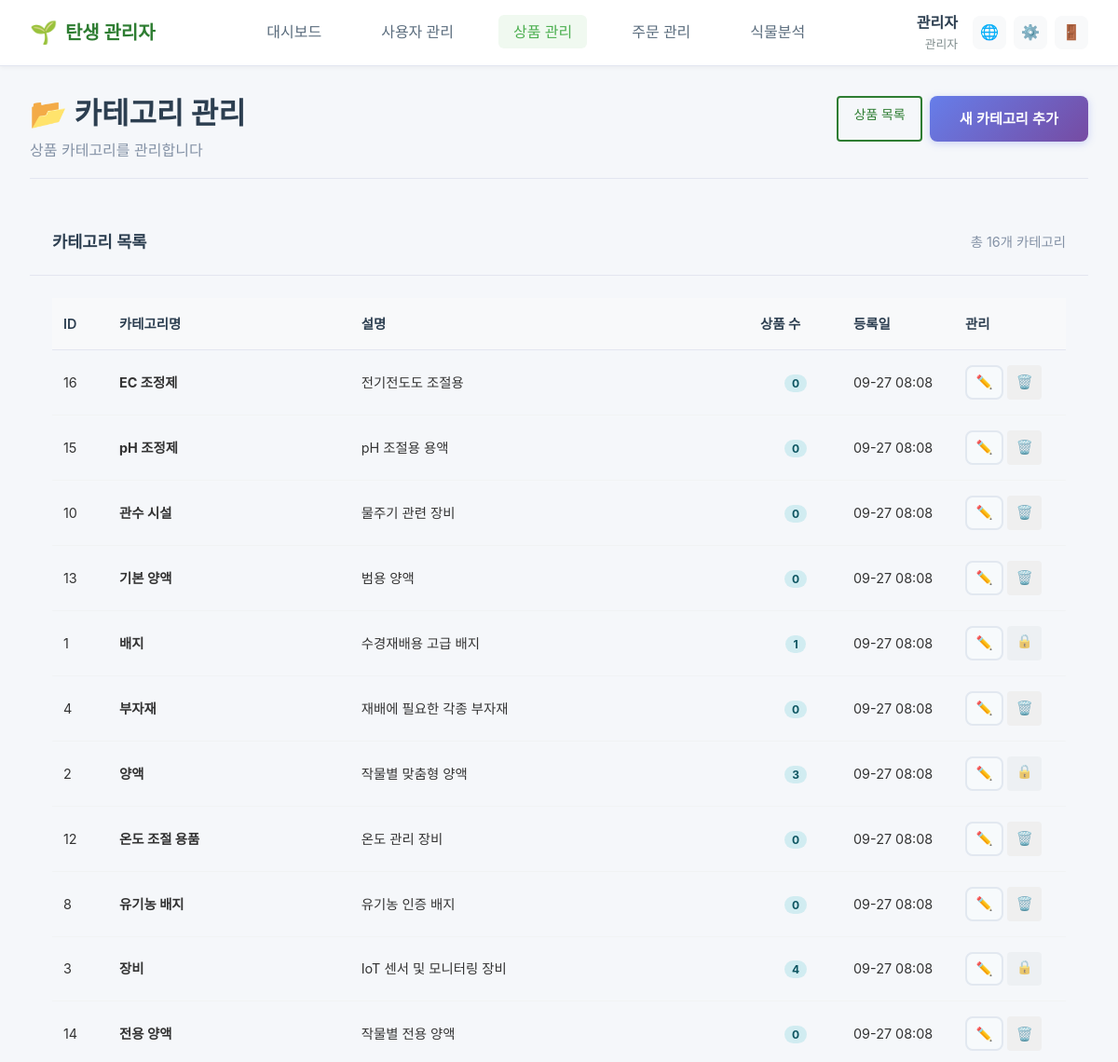
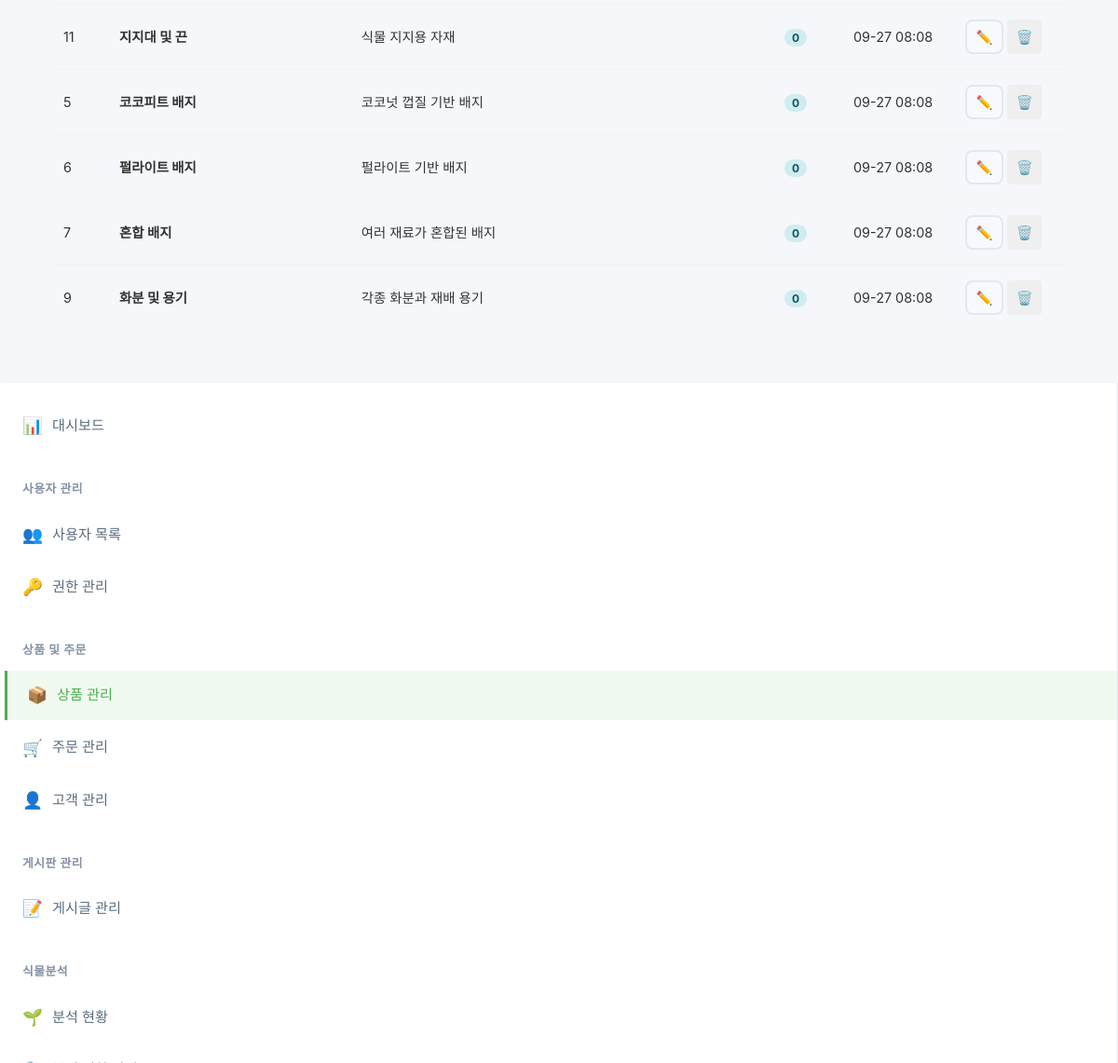
/admin/products/categories.php (signed in), run on the app's committed database (2 pictures, top to bottom).
### tables this page shows
CREATE TABLE categories (
    id INT AUTO_INCREMENT PRIMARY KEY,
    name VARCHAR(100) NOT NULL,
    description TEXT,
    parent_id INT NULL,
    sort_order INT DEFAULT 0,
    status ENUM('active', 'inactive') DEFAULT 'active',
    created_at TIMESTAMP DEFAULT CURRENT_TIMESTAMP,
    FOREIGN KEY (parent_id) REFERENCES categories(id) ON DELETE SET NULL,
    INDEX idx_parent_id (parent_id),
    INDEX idx_status (status)
);

### classes/Auth.php (called while the page is built, shortened)
<?php
class Auth {
    private static $instance = null;
    public static function getInstance() {
        if (self::$instance === null) {
            self::$instance = new self();
        }
        return self::$instance;
    }
    public function isLoggedIn() {
        return isset($_SESSION['user_id']) && !empty($_SESSION['user_id']);
    }
    public function getCurrentUser() {
        return [
            'id' => $_SESSION['user_id'],
            'email' => $_SESSION['user_email'] ?? $_SESSION['email'] ?? null,
            'name' => $_SESSION['user_name'] ?? $_SESSION['name'] ?? null,
            'user_level' => $_SESSION['user_level'] ?? null,
            'role' => $_SESSION['role'] ?? null,
            'plant_analysis_permission' => $_SESSION['plant_analysis_permission'] ?? 0
        ];
    }
}
?>

### admin/products/categories.php (the view, shortened to what this page needs)
<?php
$base_path = dirname(dirname(__DIR__));
require_once $base_path . '/classes/Auth.php';
$categories = [];
try {
    $pdo = Database::getInstance()->getConnection();
    $sql = "SELECT pc.*, COUNT(p.id) as product_count
            FROM categories pc
            LEFT JOIN products p ON pc.id = p.category_id
            GROUP BY pc.id
            ORDER BY pc.name";
    $stmt = $pdo->query($sql);
    $categories = $stmt->fetchAll(PDO::FETCH_ASSOC);
} catch (Exception $e) {
    $error = '카테고리 목록을 불러올 수 없습니다.';
}
?>
<!DOCTYPE html>
<html lang="ko">
<head>
    <link rel="stylesheet" href="/assets/css/main.css">
    <link rel="stylesheet" href="/assets/css/admin.css">
</head>
<body class="admin-body">
    <?php include '../includes/admin_header.php'; ?>
    <div class="admin-container">
        <?php include '../includes/admin_sidebar.php'; ?>
        <main class="admin-main">
            <div class="admin-content">
                <div class="page-header">
                    <div class="page-title">
                        <h1>📂 카테고리 관리</h1>
                        <p>상품 카테고리를 관리합니다</p>
                    </div>
                    <div class="page-actions">
                        <a href="index.php" class="btn btn-outline">상품 목록</a>
                        <button onclick="showAddModal()" class="btn btn-primary">새 카테고리 추가</button>
                    </div>
                </div>
                <div class="admin-card">
                    <div class="card-header">
                        <h3>카테고리 목록</h3>
                        <div class="table-info">
                            <span>총 <?= count($categories) ?>개 카테고리</span>
                        </div>
                    </div>
                    <div class="card-body">
                        <?php if (!empty($categories)): ?>
                            <div class="table-responsive">
                                <table class="admin-table">
                                    <thead>
                                        <tr>
                                            <th width="60">ID</th>
                                            <th>카테고리명</th>
                                            <th>설명</th>
                                            <th width="100">상품 수</th>
                                            <th width="120">등록일</th>
                                            <th width="120">관리</th>
                                        </tr>
                                    </thead>
                                    <tbody>
                                        <?php foreach ($categories as $category): ?>
                                            <tr>
                                                <td><?= $category['id'] ?></td>
                                                <td>
                                                    <strong><?= htmlspecialchars($category['name']) ?></strong>
                                                </td>
                                                <td>
                                                    <?= htmlspecialchars($category['description'] ?? '-') ?>
                                                </td>
                                                <td class="text-center">
                                                    <span class="badge badge-info"><?= $category['product_count'] ?></span>
                                                </td>
                                                <td><?= date('m-d H:i', strtotime($category['created_at'])) ?></td>
                                                <td>
                                                    <div class="action-buttons">
                                                        <button onclick="editCategory(<?= $category['id'] ?>, '<?= htmlspecialchars($category['name']) ?>', '<?= htmlspecialchars($category['description'] ?? '') ?>')"
                                                                class="btn btn-sm btn-secondary" title="수정">✏️</button>
                                                        <?php if ($category['product_count'] == 0): ?>
                                                            <button onclick="deleteCategory(<?= $category['id'] ?>, '<?= htmlspecialchars($category['name']) ?>')"
                                                                    class="btn btn-sm btn-danger" title="삭제">🗑️</button>
                                                        <?php else: ?>
                                                            <span class="btn btn-sm btn-disabled" title="사용 중인 카테고리는 삭제할 수 없습니다">🔒</span>
                                                        <?php endif; ?>
                                                    </div>
                                                </td>
                                            </tr>
                                        <?php endforeach; ?>
                                    </tbody>
                                </table>
                            </div>
                        <?php endif; ?>
                    </div>
                </div>
            </div>
        </main>
    </div>
</body>
</html>

### admin/includes/admin_header.php (shortened to what this page needs)
<?php
require_once __DIR__ . '/../../classes/Auth.php';
$auth = Auth::getInstance();
$currentUser = $auth->getCurrentUser();
$currentPage = basename($_SERVER['PHP_SELF'], '.php');
?>
<header class="admin-header">
    <div class="admin-header-content">
        <div class="admin-brand">
            <a href="/admin/">
                <span class="brand-icon">🌱</span>
                <span class="brand-text">탄생 관리자</span>
            </a>
        </div>
        <nav class="admin-nav">
            <ul>
                <li class="<?= $currentPage === 'index' ? 'active' : '' ?>">
                    <a href="/admin/">대시보드</a>
                </li>
                <li class="dropdown <?= strpos($_SERVER['REQUEST_URI'], '/admin/users/') !== false ? 'active' : '' ?>">
                    <a href="/admin/users/">사용자 관리</a>
                </li>
                <li class="<?= strpos($_SERVER['REQUEST_URI'], '/admin/products/') !== false ? 'active' : '' ?>">
                    <a href="/admin/products/">상품 관리</a>
                </li>
                <li class="<?= strpos($_SERVER['REQUEST_URI'], '/admin/orders/') !== false ? 'active' : '' ?>">
                    <a href="/admin/orders/">주문 관리</a>
                </li>
                <li class="<?= strpos($_SERVER['REQUEST_URI'], '/admin/plant_analysis/') !== false ? 'active' : '' ?>">
                    <a href="/admin/plant_analysis/">식물분석</a>
                </li>
            </ul>
        </nav>
        <div class="admin-user">
            <div class="admin-user-info">
                <span class="admin-name"><?= htmlspecialchars($currentUser['name']) ?></span>
                <span class="admin-role">관리자</span>
            </div>
            <div class="admin-actions">
                <a href="/" target="_blank" class="admin-action" title="사이트 보기">🌐</a>
                <a href="/admin/settings/" class="admin-action" title="설정">⚙️</a>
                <a href="/admin/logout.php" class="admin-action" title="로그아웃">🚪</a>
            </div>
        </div>
    </div>
</header>

### admin/includes/admin_sidebar.php (shortened to what this page needs)
<aside class="admin-sidebar">
    <div class="sidebar-content">
        <nav class="sidebar-nav">
            <ul class="nav-list">
                <li class="nav-item">
                    <a href="/admin/" class="nav-link <?= basename($_SERVER['PHP_SELF']) === 'index.php' && strpos($_SERVER['REQUEST_URI'], '/admin/') === 0 && substr_count($_SERVER['REQUEST_URI'], '/') === 1 ? 'active' : '' ?>">
                        <span class="nav-icon">📊</span>
                        <span class="nav-text">대시보드</span>
                    </a>
                </li>
                <li class="nav-section">사용자 관리</li>
                <li class="nav-item">
                    <a href="/admin/users/" class="nav-link <?= ($_SERVER['REQUEST_URI'] === '/admin/users/' || ($_SERVER['REQUEST_URI'] === '/admin/users/index.php')) ? 'active' : '' ?>">
                        <span class="nav-icon">👥</span>
                        <span class="nav-text">사용자 목록</span>
                    </a>
                </li>
                <li class="nav-item">
                    <a href="/admin/users/permissions.php" class="nav-link <?= (strpos($_SERVER['REQUEST_URI'], '/admin/users/permissions.php') === 0) ? 'active' : '' ?>">
                        <span class="nav-icon">🔑</span>
                        <span class="nav-text">권한 관리</span>
                    </a>
                </li>
                <li class="nav-section">상품 및 주문</li>
                <li class="nav-item">
                    <a href="/admin/products/" class="nav-link <?= strpos($_SERVER['REQUEST_URI'], '/admin/products/') === 0 ? 'active' : '' ?>">
                        <span class="nav-icon">📦</span>
                        <span class="nav-text">상품 관리</span>
                    </a>
                </li>
                <li class="nav-item">
                    <a href="/admin/orders/" class="nav-link <?= strpos($_SERVER['REQUEST_URI'], '/admin/orders/') === 0 ? 'active' : '' ?>">
                        <span class="nav-icon">🛒</span>
                        <span class="nav-text">주문 관리</span>
                    </a>
                </li>
                <li class="nav-item">
                    <a href="/admin/customers/" class="nav-link <?= strpos($_SERVER['REQUEST_URI'], '/admin/customers/') === 0 ? 'active' : '' ?>">
                        <span class="nav-icon">👤</span>
                        <span class="nav-text">고객 관리</span>
                    </a>
                </li>
                <li class="nav-section">게시판 관리</li>
                <li class="nav-item">
                    <a href="/admin/board/" class="nav-link <?= strpos($_SERVER['REQUEST_URI'], '/admin/board/') === 0 ? 'active' : '' ?>">
                        <span class="nav-icon">📝</span>
                        <span class="nav-text">게시글 관리</span>
                    </a>
                </li>
                <li class="nav-section">식물분석</li>
                <li class="nav-item">
                    <a href="/admin/plant_analysis/" class="nav-link <?= strpos($_SERVER['REQUEST_URI'], '/admin/plant_analysis/') === 0 ? 'active' : '' ?>">
                        <span class="nav-icon">🌱</span>
                        <span class="nav-text">분석 현황</span>
                    </a>
                </li>
                <li class="nav-item">
                    <a href="/admin/plant_analysis/user_permissions.php" class="nav-link <?= basename($_SERVER['PHP_SELF']) === 'user_permissions.php' ? 'active' : '' ?>">
                        <span class="nav-icon">🔐</span>
                        <span class="nav-text">분석 권한 관리</span>
                    </a>
                </li>
            </ul>
        </nav>
    </div>
</aside>

### assets/css/main.css (style rules this page uses)
* { margin: 0; padding: 0; box-sizing: border-box; }
body { font-family: 'Segoe UI', Tahoma, Geneva, Verdana, sans-serif; line-height: 1.6; color: #333; background-color: #fff; }
h1, h2, h3, h4, h5, h6 { font-weight: 600; margin-bottom: 0.5rem; line-height: 1.2; }
h1 { font-size: 1.8rem; }
h3 { font-size: 1.2rem; }
p { margin-bottom: 0.5rem; }
.btn { display: inline-block; padding: 8px 16px; border: none; border-radius: 4px; text-decoration: none; font-size: 14px; font-weight: 500; text-align: center; cursor: pointer; transition: all 0.3s ease; line-height: 1.4; }
.btn-primary { background-color: #2E7D32; color: white; }
.btn-secondary { background-color: #FFA726; color: white; }
.btn-outline { background-color: transparent; color: #2E7D32; border: 2px solid #2E7D32; }

### admin/products/categories.php (style rules this page uses)
.badge { padding: 2px 8px; border-radius: 12px; font-size: 12px; font-weight: bold; }
.badge-info { background: #d1ecf1; color: #0c5460; }
.btn-disabled { background: #e9ecef; color: #6c757d; cursor: not-allowed; opacity: 0.6; }
.text-center { text-align: center; }

### data on the page
categories: id "16", name "EC 조정제", description "전기전도도 조절용", product_count "0", created_at "09-27 08:08"
categories: id "15", name "pH 조정제", description "pH 조절용 용액", product_count "0", created_at "09-27 08:08"
categories: id "10", name "관수 시설", description "물주기 관련 장비", product_count "0", created_at "09-27 08:08"
categories: id "13", name "기본 양액", description "범용 양액", product_count "0", created_at "09-27 08:08"
categories: id "1", name "배지", description "수경재배용 고급 배지", product_count "1", created_at "09-27 08:08"
categories: id "4", name "부자재", description "재배에 필요한 각종 부자재", product_count "0", created_at "09-27 08:08"
categories: id "2", name "양액", description "작물별 맞춤형 양액", product_count "3", created_at "09-27 08:08"
categories: id "12", name "온도 조절 용품", description "온도 관리 장비", product_count "0", created_at "09-27 08:08"
categories: id "8", name "유기농 배지", description "유기농 인증 배지", product_count "0", created_at "09-27 08:08"
categories: id "3", name "장비", description "IoT 센서 및 모니터링 장비", product_count "4", created_at "09-27 08:08"
categories: id "14", name "전용 양액", description "작물별 전용 양액", product_count "0", created_at "09-27 08:08"
categories: id "11", name "지지대 및 끈", description "식물 지지용 자재", product_count "0", created_at "09-27 08:08"
categories: id "5", name "코코피트 배지", description "코코넛 껍질 기반 배지", product_count "0", created_at "09-27 08:08"
categories: id "6", name "펄라이트 배지", description "펄라이트 기반 배지", product_count "0", created_at "09-27 08:08"
categories: id "7", name "혼합 배지", description "여러 재료가 혼합된 배지", product_count "0", created_at "09-27 08:08"
categories: id "9", name "화분 및 용기", description "각종 화분과 재배 용기", product_count "0", created_at "09-27 08:08"

### other printed values
$currentUser['name'] "관리자"
count($categories) "16"
